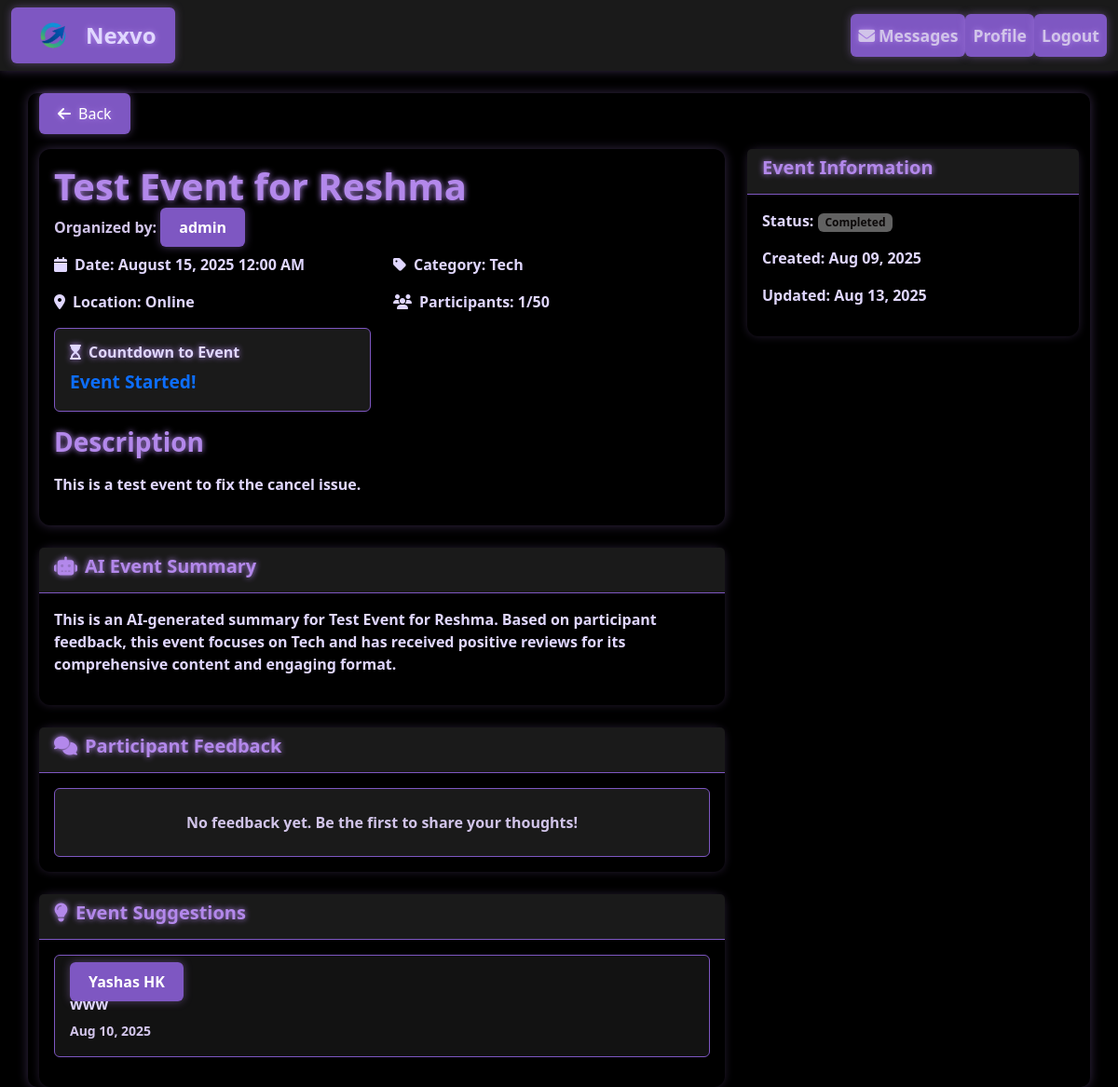
Page /event/3/ (signed in) on the committed database.
### events/models.py (models this page shows, shortened)
class Event(models.Model):
    title = models.CharField(max_length=200)
    description = models.TextField()
    organizer = models.ForeignKey(User, on_delete=models.CASCADE, related_name='organized_events')
    category = models.ForeignKey(Category, on_delete=models.CASCADE)
    date = models.DateTimeField()
    location = models.CharField(max_length=200)
    max_participants = models.IntegerField()
    registration_link = models.URLField(help_text="Google Form registration link")
    created_at = models.DateTimeField(auto_now_add=True)
    updated_at = models.DateTimeField(auto_now=True)
    start_time = models.DateTimeField()
    duration = models.IntegerField(default=60)
    image = models.ImageField(upload_to='event_posters/', blank=True, null=True)
    @property
    def status(self):
        now = timezone.now()
        start_time_utc = self.start_time.astimezone(datetime.timezone.utc) if self.start_time.tzinfo else timezone.make_aware(self.start_time, datetime.timezone.utc)
        end_time_utc = start_time_utc + timedelta(minutes=self.duration)
        if now < start_time_utc:
            return 'upcoming'
        elif start_time_utc <= now <= end_time_utc:
            return 'ongoing'
        else:
            return 'completed'
    @property
    def registered_count(self):
        return self.registrations_real.count()

class User(AbstractUser):
    USER_TYPES = (
        ('organizer', 'Organizer'),
        ('participant', 'Participant'),
    )
    user_type = models.CharField(max_length=20, choices=USER_TYPES)
    phone = models.CharField(max_length=15, blank=True, null=True)
    bio = models.TextField(max_length=500, blank=True, null=True)
    profile_picture = models.ImageField(upload_to='profile_pics/', blank=True)
    areas_of_interest = models.ManyToManyField('Category', blank=True)

class Category(models.Model):
    name = models.CharField(max_length=100)
    description = models.TextField(blank=True)
    class Meta:
        verbose_name_plural = "Categories"

class EventSuggestion(models.Model):
    event = models.ForeignKey(Event, on_delete=models.CASCADE, related_name='suggestions')
    participant = models.ForeignKey(User, on_delete=models.CASCADE)
    suggestion = models.TextField()
    created_at = models.DateTimeField(auto_now_add=True)

### events/views.py (the view)
# urls.py: path('event/<int:pk>/', views.EventDetailView.as_view(), name='event_detail'),
class EventDetailView(LoginRequiredMixin, DetailView):
    model = Event
    template_name = 'events/event_detail.html'
    context_object_name = 'event'
    def get_context_data(self, **kwargs):
        context = super().get_context_data(**kwargs)
        event = self.get_object()
        context['start_time'] = event.start_time
        is_registered = Registration.objects.filter(
            event=event, user=self.request.user
        ).exists()
        feedback = EventFeedback.objects.filter(event=event).order_by('-created_at')
        suggestions = EventSuggestion.objects.filter(event=event).order_by('-created_at')
        ai_summary = self.generate_ai_summary(event, feedback)
        context.update({
            'is_registered': is_registered,
            'feedback': feedback,
            'suggestions': suggestions,
            'ai_summary': ai_summary,
            'feedback_form': EventFeedbackForm(),
            'suggestion_form': EventSuggestionForm(),
        })
        return context
    def generate_ai_summary(self, event, feedback):
        return f"This is an AI-generated summary for {event.title}. Based on participant feedback, this event focuses on {event.category.name} and has received positive reviews for its comprehensive content and engaging format."

### event_networking/context_processors.py (called while the page is built)
def unread_message_count(request):
    if request.user.is_authenticated:
        count = Message.objects.filter(receiver=request.user, is_read=False).count()
        return {'unread_message_count': count}
    return {'unread_message_count': 0}

### templates/events/event_detail.html (shortened to what this page needs)
{% extends 'base.html' %}
{% load widget_tweaks %}
{% block content %}
{% include 'includes/_back_button.html' %}
<div class="row">
  <div class="col-md-8">
    <div class="card">
      <div class="card-body">
        <h1 class="card-title">{{ event.title }}</h1>
        <p class="text-muted">
          Organized by:
          <strong>
            <a href="{% url 'view_profile' event.organizer.id %}">
              {{ event.organizer.get_full_name|default:event.organizer.username }}
            </a>
          </strong>
        </p>
        <div class="row mb-3">
          <div class="col-sm-6">
            <p><i class="fas fa-calendar me-2"></i><strong>Date:</strong> {{ event.date|date:"F d, Y g:i A" }}</p>
            <p><i class="fas fa-map-marker-alt me-2"></i><strong>Location:</strong> {{ event.location }}</p>
            <div class="mt-3 p-3 border rounded bg-light">
              <h6><i class="fas fa-hourglass-start me-2"></i>Countdown to Event</h6>
              <div id="countdown" class="fw-bold text-primary">Loading...</div>
            </div>
          </div>
          <div class="col-sm-6">
            <p><i class="fas fa-tag me-2"></i><strong>Category:</strong> {{ event.category.name }}</p>
            <p><i class="fas fa-users me-2"></i><strong>Participants:</strong> {{ event.registered_count }}/{{ event.max_participants }}</p>
          </div>
        </div>
        <h3>Description</h3>
        <p>{{ event.description|linebreaks }}</p>
      </div>
    </div>
    <div class="card shadow-sm mt-4">
      <div class="card-header bg-light">
        <h5><i class="fas fa-robot me-2"></i>AI Event Summary</h5>
      </div>
      <div class="card-body">
        <p>{{ ai_summary }}</p>
      </div>
    </div>
    <div class="card shadow-sm mt-4">
      <div class="card-header bg-light">
        <h5><i class="fas fa-comments me-2"></i>Participant Feedback</h5>
      </div>
      <div class="card-body">
        {% for fb in feedback %}
        <div class="mb-3 p-3 border rounded bg-white">
          <div class="d-flex justify-content-between align-items-center mb-2">
            <strong><a href="{% url 'view_profile' fb.participant.id %}">{{ fb.participant.get_full_name|default:fb.participant.username }}</a></strong>
            <div>
              {% for i in "12345" %}
                {% if forloop.counter <= fb.rating %}
                  <i class="fas fa-star text-gold"></i>
                {% else %}
                  <i class="far fa-star text-muted"></i>
                {% endif %}
              {% endfor %}
            </div>
          </div>
          <p class="mb-1">{{ fb.comment }}</p>
          <small class="text-muted">{{ fb.created_at|date:"M d, Y" }}</small>
        </div>
        {% empty %}
        <div class="text-center p-4 border rounded bg-light">
          <p class="text-muted mb-0">No feedback yet. Be the first to share your thoughts!</p>
        </div>
        {% endfor %}
      </div>
    </div>
    <div class="card shadow-sm mt-4">
      <div class="card-header bg-light">
        <h5><i class="fas fa-lightbulb me-2"></i>Event Suggestions</h5>
      </div>
      <div class="card-body">
        {% for suggestion in suggestions %}
        <div class="mb-3 p-3 border rounded bg-white">
          <strong><a href="{% url 'view_profile' suggestion.participant.id %}">{{ suggestion.participant.get_full_name|default:suggestion.participant.username }}</a></strong>
          <p class="mb-1">{{ suggestion.suggestion }}</p>
          <small class="text-muted">{{ suggestion.created_at|date:"M d, Y" }}</small>
        </div>
        {% empty %}
        <div class="text-center p-4 border rounded bg-light">
          <p class="text-muted mb-0">No suggestions yet. Share your ideas!</p>
        </div>
        {% endfor %}
      </div>
    </div>
  </div>
  <div class="col-md-4">
    <div class="card shadow-sm">
      <div class="card-header bg-light">
        <h5>Event Information</h5>
      </div>
      <div class="card-body">
        <p><strong>Status:</strong>
          <span class="badge bg-{% if event.status == 'upcoming' %}primary{% elif event.status == 'ongoing' %}success{% else %}secondary{% endif %} text-capitalize">
            {{ event.status }}
          </span>
        </p>
        <p><strong>Created:</strong> {{ event.created_at|date:"M d, Y" }}</p>
        {% if event.updated_at != event.created_at %}
        <p><strong>Updated:</strong> {{ event.updated_at|date:"M d, Y" }}</p>
        {% endif %}
      </div>
    </div>
  </div>
</div>
{% endblock %}

### static/css/custom.css (style rules this page uses)
.container, .card, .modal-content, .form-control, .table, .dropdown-menu { background-color: #1a1a1a !important; color: #e0d7ff !important; border-color: #b388eb !important; }
label, h1, h2, h3, h4, h5, h6, .btn, .nav-link, .form-label { color: #b388eb !important; text-shadow: 0 0 6px #b388eb; }
body, h1, h2, h3, h4, h5, h6, p, span, a, li, td, th, label, button { color: white !important; }
body, .container, .card, .modal-content, .form-control, .dropdown-menu, .table, .list-group-item { background-color: #000 !important; color: #e0d7ff !important; border: none !important; }
body, h1, h2, h3, h4, h5, h6, p, span, a, li, td, th, label, button, input, select, textarea { color: #e0d7ff !important; }
h1, h2, h3, h4, h5 { color: #b388eb !important; text-shadow: 0 0 12px #b388eb; }
a, .btn, .nav-link { color: #fff !important; background-color: #7e57c2 !important; border: none !important; border-radius: 6px; padding: 10px 20px; text-decoration: none; box-shadow: 0 0 10px rgba(179, 136, 235, 0.4); transition: all 0.3s ease; }

### templates/base.html (style rules this page uses)
body { background-color: #000; color: #e0d7ff; font-family: 'Segoe UI', sans-serif; }
h1, h2, h3, h4, h5 { color: #b388eb; text-shadow: 0 0 12px #b388eb; }
a, .btn { color: #fff; background-color: #7e57c2; border: none; border-radius: 6px; padding: 10px 20px; text-decoration: none; box-shadow: 0 0 10px rgba(179, 136, 235, 0.4); transition: all 0.3s ease; }
.container, .card, .modal-content { background-color: #1a1a1a; border-radius: 10px; box-shadow: 0 0 12px rgba(179, 136, 235, 0.3); }

### templates/events/event_detail.html (style rules this page uses)
body, .container, .card, .form-control { background-color: #000 !important; color: #ffffff !important; font-family: 'Segoe UI', sans-serif; font-weight: bold; }
.card { background-color: #1a1a1a; border: 1px solid #7e57c2; border-radius: 12px; box-shadow: 0 0 12px rgba(179, 136, 235, 0.3); }
.card-header { background-color: #2a2a2a !important; border-bottom: 1px solid #7e57c2; color: #ffffff; }
.card-header h5, .card-title, h1, h3, h6 { color: #b388eb; text-shadow: 0 0 6px #b388eb; font-weight: bold; }
.card-body { color: #ffffff; }
.bg-white { background-color: #121212 !important; color: #ffffff !important; }
.bg-light { background-color: #1a1a1a !important; color: #ffffff !important; }
.text-muted { color: #d1c4e9 !important; font-weight: bold; }
.border { border: 1px solid #7e57c2 !important; }
.shadow-sm { box-shadow: 0 0 10px rgba(179, 136, 235, 0.2) !important; }
.badge.bg-secondary { background-color: #616161 !important; color: #0c0909 !important; font-weight: bold; }
#countdown { color: #b388eb; font-size: 1.2rem; }
a { color: #b388eb; font-weight: bold; text-decoration: none; }

### rows in the picture
Event: title "Test Event for Reshma", organizer.get_full_name "admin", date "August 15, 2025 12:00 AM", location "Online", category.name "Tech", registered_count "1", max_participants "50", description "This is a test event to fix the cancel issue.", status "Completed", created_at "Aug 09, 2025", updated_at "Aug 13, 2025"
EventSuggestion: participant.get_full_name "Yashas HK", suggestion "www", created_at "Aug 10, 2025"
